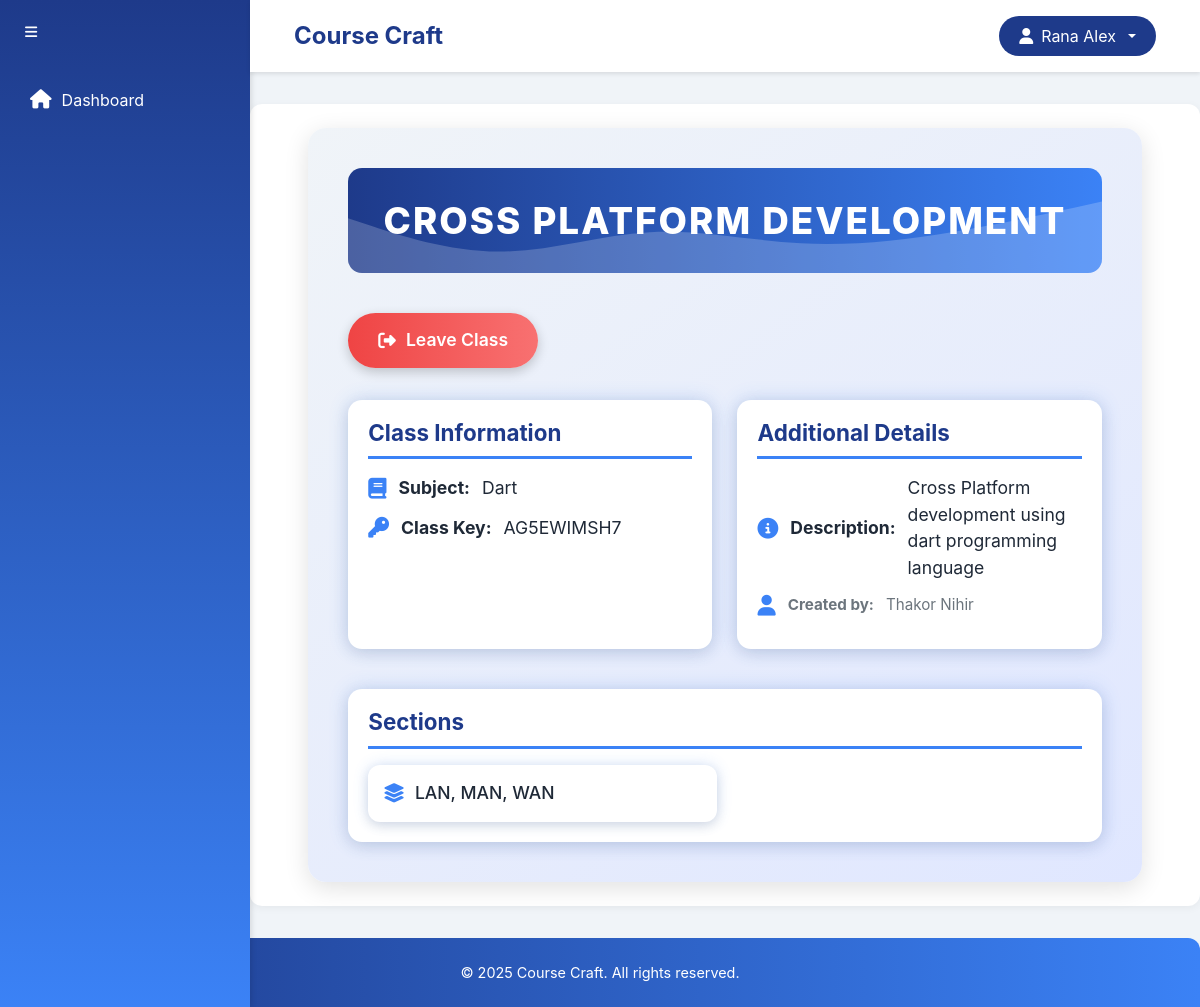
Screenshot of /student/class/5/ (signed in) with the database file from the repository.
### account/models.py (models this page shows, shortened)
class User(AbstractBaseUser, PermissionsMixin):
    username = models.CharField(max_length=150, unique=True)
    full_name = models.CharField(max_length=255)
    date_of_birth = models.DateField()
    email = models.EmailField(unique=True)
    is_teacher = models.IntegerField(default=0)  # 0 for student, 1 for teacher
    created_at = models.DateTimeField(default=timezone.now)
    is_active = models.BooleanField(default=True)
    is_staff = models.BooleanField(default=False)
    objects = UserManager()
    USERNAME_FIELD = 'username'
    REQUIRED_FIELDS = ['email', 'full_name', 'date_of_birth']

### teacher/models.py (models this page shows, shortened)
class Classroom(models.Model):
    class_name = models.CharField(max_length=100)
    subject = models.CharField(max_length=100)
    class_key = models.CharField(max_length=10, unique=True)
    description = models.TextField(blank=True)
    teacher = models.ForeignKey(User, on_delete=models.CASCADE, related_name='classes')
    created_at = models.DateTimeField(auto_now_add=True)

class Section(models.Model):
    name = models.CharField(max_length=100)
    classroom = models.ForeignKey(Classroom, on_delete=models.CASCADE, related_name='sections')

### student/views.py (the view)
# urls.py: path('class/<int:class_id>/', views.view_class, name='view_class'),
@login_required
def view_class(request, class_id):
    student_class = get_object_or_404(StudentClassroom, student=request.user, joined_class_id=class_id)
    class_detail = student_class.joined_class
    sections = class_detail.sections.all()
    return render(request, 'student/class_detail.html', {
        'class_obj': class_detail,
        'sections': sections
    })

### templates/student/class_detail.html (shortened to what this page needs)
{% extends 'student/base.html' %}
{% block content %}
<div class="detail-container">
    <div class="detail-hero">{{ class_obj.class_name }}</div>
    <button class="action-btn leave-class-btn" onclick="leaveClass()">
        <i class="fas fa-sign-out-alt"></i> Leave Class
    </button>
    <div class="detail-grid">
        <div class="detail-card">
            <h5>Class Information</h5>
            <p><i class="fas fa-book"></i> <strong>Subject:</strong> {{ class_obj.subject }}</p>
            <p><i class="fas fa-key"></i> <strong>Class Key:</strong> {{ class_obj.class_key }}</p>
        </div>
        <div class="detail-card">
            <h5>Additional Details</h5>
            <p><i class="fas fa-info-circle"></i> <strong>Description:</strong> {{ class_obj.description|default:"No description provided." }}</p>
            <p class="text-muted"><i class="fas fa-user"></i> <strong>Created by:</strong> {{ class_obj.teacher.full_name }}</p>
        </div>
    </div>
    <div class="detail-card">
        <h5>Sections</h5>
        <div class="section-list">
            {% for section in sections %}
                <div class="section-card">
                    <a href="{% url 'student:section_detail' class_obj.id section.id %}">
                        <i class="fas fa-layer-group"></i> {{ section.name }}
                    </a>
                </div>
            {% empty %}
                <div class="section-card no-sections">No sections added yet.</div>
            {% endfor %}
        </div>
    </div>
</div>
{% endblock %}

### templates/student/base.html (shortened to what this page needs)
<!DOCTYPE html>
<html lang="en">
<head>
    <link href="https://cdn.jsdelivr.net/npm/bootstrap@5.3.3/dist/css/bootstrap.min.css" rel="stylesheet">
    <link href="https://cdnjs.cloudflare.com/ajax/libs/font-awesome/6.4.2/css/all.min.css" rel="stylesheet">
</head>
<body>
    <div class="bg-primary text-white position-fixed h-100 sidebar" id="sidebar">
        <button class="btn btn-sm text-white mt-3 ms-3" onclick="toggleSidebar()">
            <i class="fas fa-bars"></i>
        </button>
        <nav class="nav flex-column mt-4">
            <a class="nav-link" href="{% url 'dashboard' %}"><i class="fas fa-home"></i><span>Dashboard</span></a>
        </nav>
    </div>
    <div class="main-content" id="mainContent">
        <nav class="navbar navbar-expand-lg navbar-light bg-light">
            <div class="container-fluid justify-content-between">
                <span class="navbar-brand mb-0 h1">Course Craft</span>
                <div class="dropdown">
                    <button class="btn btn-secondary dropdown-toggle" type="button" id="userDropdown" data-bs-toggle="dropdown" aria-expanded="false">
                        <i class="fas fa-user"></i>
                        <span>{{ user.full_name }}</span>
                    </button>
                </div>
            </div>
        </nav>
        <main class="container py-4">
            {% block content %}{% endblock %}
        </main>
    </div>
    <footer class="mt-auto">
        © 2025 Course Craft. All rights reserved.
    </footer>
</body>
</html>

### templates/student/base.html (style rules this page uses)
:root { --primary-blue: #1e3a8a; --secondary-blue: #3b82f6; --light-blue: #dbeafe; --text-color: #1f2937; }
body { min-height: 100vh; display: flex; flex-direction: column; font-family: 'Inter', -apple-system, BlinkMacSystemFont, sans-serif; background-color: #f0f4f8; }
.sidebar { width: 250px; transition: width 0.3s ease-in-out; background: linear-gradient(180deg, var(--primary-blue), var(--secondary-blue)); box-shadow: 2px 0 5px rgba(0,0,0,0.1); }
.sidebar .nav-link { color: white; padding: 12px 20px; border-radius: 8px; margin: 5px 10px; transition: all 0.3s ease; display: flex; align-items: center; gap: 10px; }
.sidebar .nav-link i { font-size: 1.2rem; }
.main-content { flex-grow: 1; margin-left: 250px; transition: margin-left 0.3s ease-in-out; }
.navbar { background: white !important; box-shadow: 0 2px 4px rgba(0,0,0,0.1); padding: 1rem 2rem; }
.navbar-brand { font-weight: 700; color: var(--primary-blue) !important; font-size: 1.5rem; }
.dropdown-toggle { background: var(--primary-blue) !important; border: none; border-radius: 25px; padding: 8px 20px; transition: all 0.3s ease; display: flex; align-items: center; gap: 8px; color: white; }
main { background: white; border-radius: 12px; box-shadow: 0 2px 8px rgba(0,0,0,0.05); margin: 2rem; padding: 2rem; }
footer { background: linear-gradient(90deg, var(--primary-blue), var(--secondary-blue)); color: white; padding: 1.5rem; text-align: center; font-size: 0.9rem; border-top-left-radius: 12px; border-top-right-radius: 12px; }

### templates/student/class_detail.html (style rules this page uses)
.detail-container { max-width: 90%; margin: 0 auto; padding: 40px; background: linear-gradient(145deg, #f0f4f8, #e0e7ff); border-radius: 18px; box-shadow: 0 6px 24px rgba(0, 0, 0, 0.12); animation: fadeIn 0.7s ease-out; position: relative; overflow: hidden; }
.detail-hero { background: linear-gradient(90deg, var(--primary-blue, #1e3a8a) 0%, var(--secondary-blue, #3b82f6) 100%); padding: 25px; border-radius: 14px; text-align: center; color: white; font-weight: 800; font-size: 2.3rem; text-transform: uppercase; letter-spacing: 2px; position: relative; margin-bottom: 2.5rem; overflow: hidden; }
.detail-hero::before { content: ''; position: absolute; bottom: 0; left: 0; width: 100%; height: 100%; background-size: cover; animation: wave 8s linear infinite; }
.detail-grid { display: grid; grid-template-columns: repeat(2, 1fr); gap: 25px; margin-bottom: 2.5rem; }
.detail-card { background: white; border-radius: 14px; box-shadow: 0 4px 16px rgba(0, 0, 0, 0.1), 0 0 20px rgba(59, 130, 246, 0.2); padding: 20px; transition: transform 0.3s ease, box-shadow 0.3s ease; position: relative; }
.detail-card h5 { color: var(--primary-blue, #1e3a8a); font-weight: 700; font-size: 1.4rem; margin-bottom: 1rem; border-bottom: 3px solid var(--secondary-blue, #3b82f6); padding-bottom: 10px; }
.detail-card p { margin-bottom: 0.8rem; color: var(--text-color, #1f2937); font-size: 1.1rem; display: flex; align-items: center; gap: 12px; }
.detail-card p i { color: var(--secondary-blue, #3b82f6); font-size: 1.3rem; transition: transform 0.3s ease; }
.detail-card p.text-muted { color: #6c757d !important; font-size: 0.95rem; }
.action-btn { background: linear-gradient(90deg, #ef4444, #f87171); border: none; padding: 14px 30px; font-size: 1.1rem; font-weight: 600; border-radius: 50px; color: white; display: flex; align-items: center; gap: 10px; transition: background 0.3s ease, transform 0.3s ease, box-shadow 0.3s ease; box-shadow: 0 4px 12px rgba(0, 0, 0, 0.2); cursor: pointer; margin-bottom: 2rem; justify-content: center; }
.section-list { display: grid; grid-template-columns: repeat(auto-fill, minmax(250px, 1fr)); gap: 15px; padding: 0; }
.section-card { background: white; border-radius: 12px; box-shadow: 0 4px 12px rgba(0, 0, 0, 0.1), 0 0 15px rgba(59, 130, 246, 0.2); padding: 15px; transition: transform 0.3s ease, box-shadow 0.3s ease; position: relative; display: flex; align-items: center; gap: 10px; cursor: pointer; }
.section-card a { color: var(--text-color, #1f2937); text-decoration: none; font-size: 1.1rem; font-weight: 500; display: flex; align-items: center; gap: 10px; width: 100%; }
.section-card i { color: var(--secondary-blue, #3b82f6); font-size: 1.2rem; transition: transform 0.3s ease; }

### rows the page displays
User: full_name "Rana Alex"
Classroom: class_name "CROSS PLATFORM DEVELOPMENT", subject "Dart", class_key "AG5EWIMSH7", description "Cross Platform development using dart programming language", teacher.full_name "Thakor Nihir"
Section: name "LAN, MAN, WAN"
